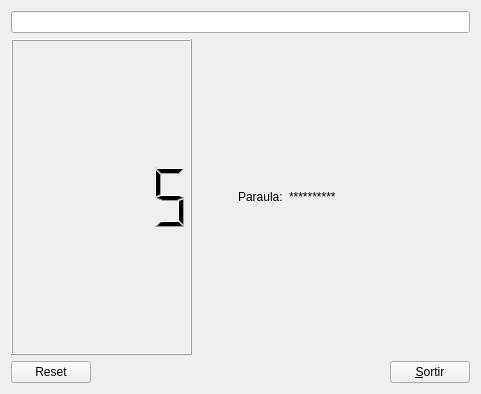
<?xml version="1.0" encoding="UTF-8"?>
<ui version="4.0">
 <class>MyForm</class>
 <widget class="QWidget" name="MyForm">
  <property name="geometry">
   <rect>
    <x>0</x>
    <y>0</y>
    <width>481</width>
    <height>394</height>
   </rect>
  </property>
  <property name="windowTitle">
   <string>Form</string>
  </property>
  <layout class="QVBoxLayout" name="verticalLayout">
   <item>
    <widget class="MyQLineEdit" name="lineEdit"/>
   </item>
   <item>
    <layout class="QHBoxLayout" name="horizontalLayout_2">
     <item>
      <widget class="QLCDNumber" name="lcdNumber">
       <property name="intValue" stdset="0">
        <number>5</number>
       </property>
      </widget>
     </item>
     <item>
      <spacer name="horizontalSpacer_2">
       <property name="orientation">
        <enum>Qt::Horizontal</enum>
       </property>
       <property name="sizeType">
        <enum>QSizePolicy::Preferred</enum>
       </property>
       <property name="sizeHint" stdset="0">
        <size>
         <width>40</width>
         <height>20</height>
        </size>
       </property>
      </spacer>
     </item>
     <item>
      <widget class="QLabel" name="label">
       <property name="sizePolicy">
        <sizepolicy hsizetype="Maximum" vsizetype="Preferred">
         <horstretch>0</horstretch>
         <verstretch>0</verstretch>
        </sizepolicy>
       </property>
       <property name="text">
        <string>Paraula:</string>
       </property>
      </widget>
     </item>
     <item>
      <widget class="QLabel" name="label_2">
       <property name="text">
        <string>**********</string>
       </property>
      </widget>
     </item>
    </layout>
   </item>
   <item>
    <layout class="QHBoxLayout" name="horizontalLayout">
     <item>
      <widget class="QPushButton" name="pushButton">
       <property name="text">
        <string>Reset</string>
       </property>
      </widget>
     </item>
     <item>
      <spacer name="horizontalSpacer">
       <property name="orientation">
        <enum>Qt::Horizontal</enum>
       </property>
       <property name="sizeType">
        <enum>QSizePolicy::MinimumExpanding</enum>
       </property>
       <property name="sizeHint" stdset="0">
        <size>
         <width>40</width>
         <height>20</height>
        </size>
       </property>
      </spacer>
     </item>
     <item>
      <widget class="QPushButton" name="pushButton_2">
       <property name="text">
        <string>&amp;Sortir</string>
       </property>
      </widget>
     </item>
    </layout>
   </item>
  </layout>
 </widget>
 <customwidgets>
  <customwidget>
   <class>MyQLineEdit</class>
   <extends>QLineEdit</extends>
   <header>MyQLineEdit.h</header>
   <slots>
    <signal>numVidas(int)</signal>
    <signal>parOculta(QString)</signal>
    <slot>reset()</slot>
   </slots>
  </customwidget>
 </customwidgets>
 <resources/>
 <connections>
  <connection>
   <sender>lineEdit</sender>
   <signal>numVidas(int)</signal>
   <receiver>lcdNumber</receiver>
   <slot>display(int)</slot>
   <hints>
    <hint type="sourcelabel">
     <x>123</x>
     <y>28</y>
    </hint>
    <hint type="destinationlabel">
     <x>112</x>
     <y>144</y>
    </hint>
   </hints>
  </connection>
  <connection>
   <sender>pushButton_2</sender>
   <signal>clicked()</signal>
   <receiver>MyForm</receiver>
   <slot>close()</slot>
   <hints>
    <hint type="sourcelabel">
     <x>459</x>
     <y>301</y>
    </hint>
    <hint type="destinationlabel">
     <x>478</x>
     <y>278</y>
    </hint>
   </hints>
  </connection>
  <connection>
   <sender>lineEdit</sender>
   <signal>parOculta(QString)</signal>
   <receiver>label_2</receiver>
   <slot>setText(QString)</slot>
   <hints>
    <hint type="sourcelabel">
     <x>330</x>
     <y>24</y>
    </hint>
    <hint type="destinationlabel">
     <x>359</x>
     <y>131</y>
    </hint>
   </hints>
  </connection>
  <connection>
   <sender>pushButton</sender>
   <signal>clicked()</signal>
   <receiver>lineEdit</receiver>
   <slot>reset()</slot>
   <hints>
    <hint type="sourcelabel">
     <x>66</x>
     <y>300</y>
    </hint>
    <hint type="destinationlabel">
     <x>216</x>
     <y>25</y>
    </hint>
   </hints>
  </connection>
 </connections>
</ui>
